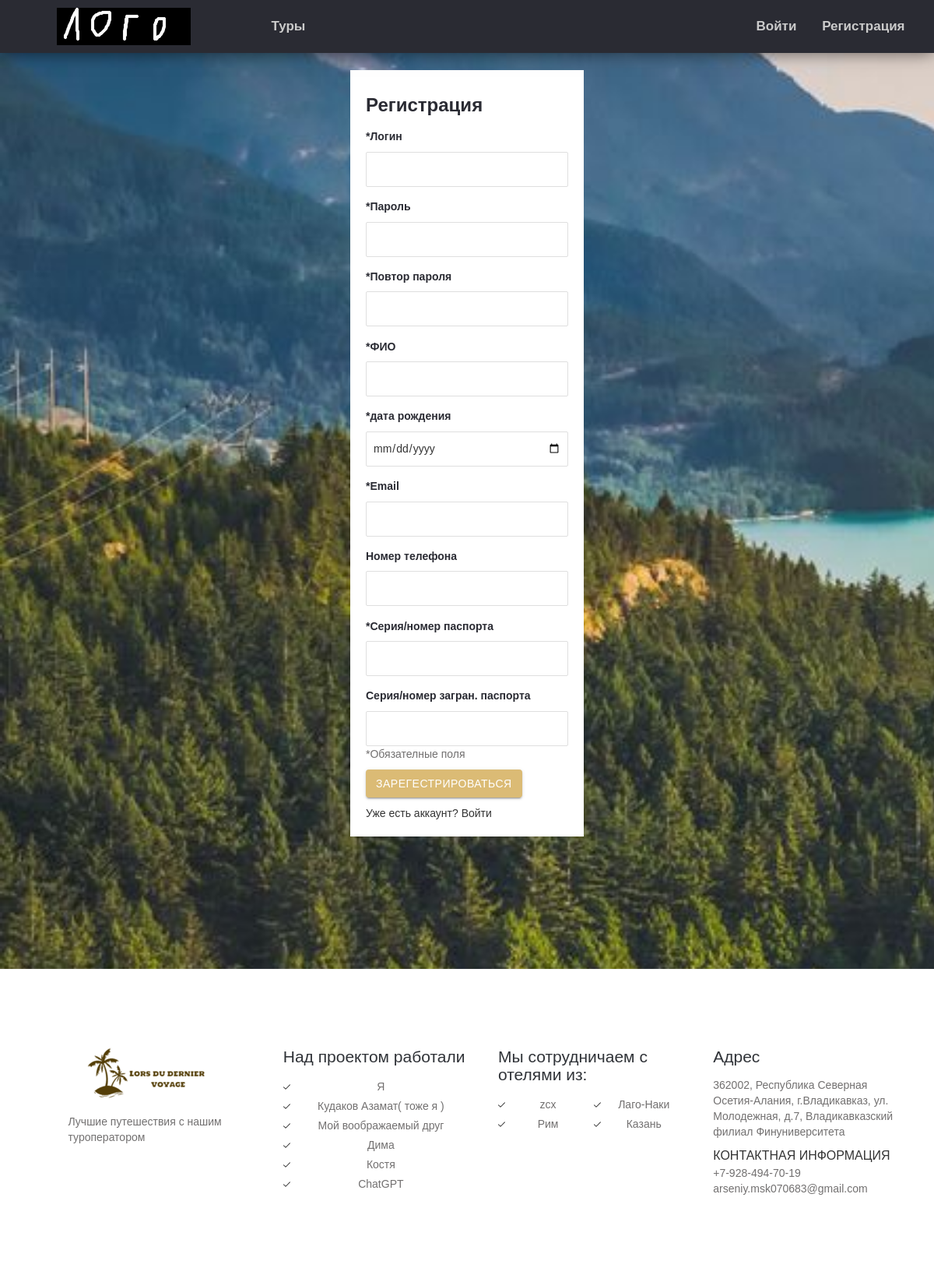
Screenshot of /register/ with the database file from the repository.
### tours/models.py (models this page shows, shortened)
class Hotels(models.Model):
    name = models.CharField(max_length=255, verbose_name='Название')
    slug = models.SlugField(max_length=255, verbose_name='slug')
    description = models.TextField(verbose_name='Описание')
    contact_info = models.CharField(max_length=100, verbose_name='Контактная информация')
    city = models.CharField(max_length=50, verbose_name='Город')
    rating = models.FloatField(validators=[min_valid], verbose_name='Рейтинг')
    food = models.CharField(max_length=50, verbose_name='Питание')
    main_image = models.ImageField(upload_to=hotel_main_photo_location, verbose_name='Изображение', blank=True)
    def get_absolute_url(self):
        return reverse('hotel_details', kwargs={'hotel_slug': self.slug})
    def __str__(self):
        return self.name
    class Meta:
        ordering = ['name']
        verbose_name = 'Отель'
        verbose_name_plural = 'Отели'

### tours/views.py (the view)
# urls.py: path('register/', register, name='register'),
@csrf_exempt
def register(request):
    if request.method == 'POST':
        form = RegisterUserForm(request.POST)
        client_form = RegisterClientForm(request.POST)
        if form.is_valid() and client_form.is_valid():
            user = form.save()
            client = client_form.save(commit=False)
            client.user = user
            client.save()
    else:
        form = RegisterUserForm()
        client_form = RegisterClientForm()
    context = {
        'cities': Hotels.objects.all()[:6],
        'user': form,
        'client': client_form,
        'section_type': 'reg_sec',
        'title': 'Регистрация'
    }
    print(context)
    return render(request, 'tours/register.html', context=context)

### tours/forms.py
class RegisterUserForm(forms.ModelForm):
    username = forms.CharField(label='*Логин')
    password1 = forms.CharField(label='*Пароль', widget=PasswordInput)
    password2 = forms.CharField(label='*Повтор пароля', widget=PasswordInput)
    class Meta:
        model = User
        fields = ('username', 'password1', 'password2')

class RegisterClientForm(forms.ModelForm):
    FIO = forms.CharField(label='*ФИО')
    birthday = forms.DateField(label='*дата рождения', widget=DateInput, validators=[date_valid_revers])
    email = forms.EmailField(label='*Email')
    phone = forms.CharField(label="Номер телефона", required=False)
    passport_series_number = forms.CharField(label='*Серия/номер паспорта')
    inter_passport_series_number = forms.CharField(label='Серия/номер загран. паспорта', required=False)
    class Meta:
        model = Clients
        fields = ('FIO', 'birthday', 'email', 'phone', 'passport_series_number', 'inter_passport_series_number',)

### templates/tours/register.html (shortened to what this page needs)
{% extends 'tours/base.html' %}
{% load static %}
{% block content %}
<div id="modal2">
			<div class="log-in-pop">
				<div class="log-in-pop-right">
					<h4>Регистрация</h4>
					<form class="s12" method="post">
                        {% for f in user %}
                            <div>
                                <h5>{{ f.label }}</h5>
                                <div class="input-field s12">
                                    {{ f }}
                                </div>
                            </div>
                        {% endfor %}
                        {% for f in client %}
                            <div>
                                <h5>{{ f.label }}</h5>
    							<div class="input-field s12">
                                    {{ f }}
                                </div>
                            </div>
                        {% endfor %}
						<p>*Обязателные поля</p>
						<div>
							<div class="input-field s4">
								<button type="submit" class="btn waves-effect waves-light">Зарегестрироваться</button>
						</div>
						<div>
							<div class="input-field s12"> <a href="{% url 'login' %}">Уже есть аккаунт? Войти</a> </div>
						</div>
					</form>
				</div>
			</div>
		</div>
{% endblock %}

### templates/tours/base.html (shortened to what this page needs)
{% load static %}
<!DOCTYPE html>
<html lang="en">
<head>
	<link rel="stylesheet" href="{% static 'css/font-awesome.min.css' %}">
	<link href="{% static 'css/materialize.css' %}" rel="stylesheet">
	<link href="{% static 'css/style.css' %}" rel="stylesheet">
	<link href="{% static 'css/bootstrap.css' %}" rel="stylesheet" type="text/css" />
</head>
<body>
	<section class="{{ section_type }}">
		<div class="menu-section">
			<div class="container">
				<div class="row">
					<div class="logo">
						<a href="{% url 'index' %}"><img src="{% static 'images/logo3.png' %}" alt="" />
						</a>
					</div>
					<div class="menu-bar">
						<ul class="left">
							<li class="left-li"><a href="{% url 'tours' %}">Туры</a></li>
						</ul>
						<ul style="text-align: right;">
							{% if user.is_authenticated %}
								<li><a href="{% url 'profile' user_id=user.id%}">Мой профиль</a>
								<li><a href="{% url 'logout' %}">Выйти</a></li>
							{% else %}
								<li><a href="{% url 'login' %}">Войти</a></li>
								<li><a href="{% url 'register' %}">Регистрация</a></li>
							{% endif %}
						</ul>
					</div>
				</div>
			</div>
		</div>
        {% block content %}
        {% endblock content %}
	</section>
	<footer class="site-footer clearfix">
	<div class="sidebar-container">
		<div class="sidebar-inner">
			<div class="widget-area clearfix">
				<div class="widget widget_azh_widget">
					<div>
						<div class="container">
							<div class="row">
								<div class="col-sm-12 col-md-3 foot-logo"> <img src="{% static 'images/logo1.png' %}" alt="logo">
									<p class="hasimg">Лучшие путешествия с нашим туроператором</p>
								</div>
								<div class="col-sm-12 col-md-3">
									<h4>Над проектом работали</h4>
									<ul class="one-column">
										<li>Я</li>
										<li>Кудаков Азамат( тоже я )</li>
										<li>Мой воображаемый друг</li>
										<li>Дима</li>
										<li>Костя</li>
                                        <li>ChatGPT</li>
									</ul>
								</div>
								<div class="col-sm-12 col-md-3">
									<h4>Мы сотрудничаем с отелями из:</h4>
									<ul class="two-columns">
										{% for tour in cities %}
											<li><a href="{{ tour.get_absolute_url }}">{{ tour.city }}</a>
											</li>
										{% endfor %}
									</ul>
								</div>
								<div class="col-sm-12 col-md-3">
									<h4>Адрес</h4>
									<p>362002, Республика Северная Осетия-Алания, г.Владикавказ, ул. Молодежная, д.7, Владикавказский филиал Финуниверситета</p>
									<p> <span class="foot-phone">Контактная информация</span> <span>+7-928-494-70-19</span>
									<span>arseniy.msk070683@gmail.com</span> </p>
								</div>
							</div>
						</div>
					</div>
				</div>
			</div>
		</div>
	</div>
</footer>
</body>
</html>

### templates/tours/register.html (style rules this page uses)
h5 { display: block; font-size: 14px; margin-block-start: 1.3em; margin-block-end: 0.8em; margin-inline-start: 0px; margin-inline-end: 0px; font-weight: bold; }
.log-in-pop { position: relative; overflow: hidden; background: #fff; width: 25%; margin: 0 auto; margin-top: 5%; }
.log-in-pop-right { float: left; padding: 20px; padding-top: 0px; width: 100%; }

### rows the page displays
Hotels: city "zcx"
Hotels: city "Лаго-Наки"
Hotels: city "Рим"
Hotels: city "Казань"

### other values shown
{{ f.label }} "*Логин" "*Пароль" "*Повтор пароля"
{{ f.label }} "*ФИО" "*дата рождения" "*Email" "Номер телефона" "*Серия/номер паспорта" "Серия/номер загран. паспорта"
